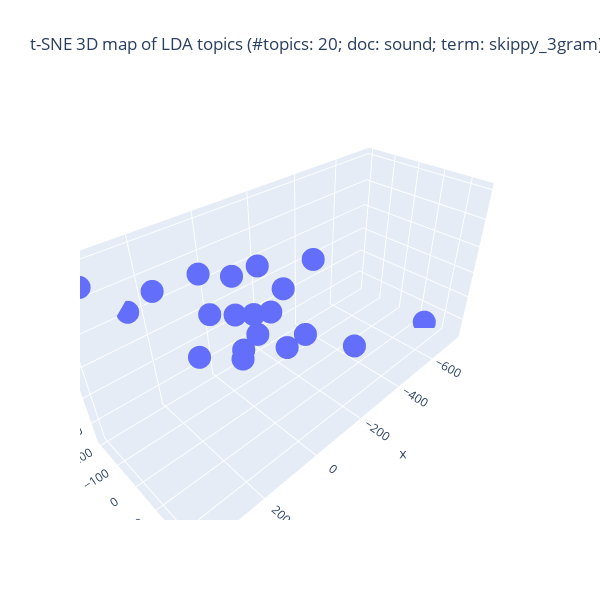

Write notebook code for a chart like this one.
### Code cell
## Plotlyを使って tSNE の結果の可視化 (3D)
import plotly.graph_objects as go
top_fitted = top_tSNE_3d_fitted
fig = go.Figure(data = [go.Scatter3d(
        x = top_fitted[:,0], y = top_fitted[:,1], z = top_fitted[:,2],
                                     mode = 'markers')
                                     ])

## 3D 散布図にラベルを追加する処理は未実装
title_val = f"t-SNE 3D map of LDA topics (#topics: {n_topics}; doc: {doc_attr}; term: {lda_term_type})"
fig.update_layout(autosize = False, width = 600, height = 600, title = title_val)
fig.show()

### Figure 1 — Plotly figure (JSON) as saved in the notebook; plotly's stock layout.template omitted (floating-point values rounded to 4 significant figures)
{"data": [{"mode": "markers", "type": "scatter3d", "x": [-141.9, -199.2, -55.9, -88.0, -76.07, -77.24, 73.74, 49.22, -63.26, 14.56, 208.4, -23.45, -745.0, 248.3, -157.1, 386.3, -16.45, 100.6, 123.7, 126.0], "y": [-5.881, 58.9, 170.5, 63.89, -68.83, -165.8, 60.47, -147.3, -23.32, -38.8, -117.4, -63.39, 139.3, -202.6, 258.7, -93.22, 79.33, 163.8, -79.44, 5.502], "z": [-1.293, 99.96, -25.94, -151.6, -92.71, 0.3325, -100.1, 70.23, 101.0, -33.1, 99.66, -198.0, -363.5, 11.65, -72.99, 203.3, 21.22, 56.92, -148.3, 47.56]}], "layout": {"autosize": false, "height": 600, "title": {"text": "t-SNE 3D map of LDA topics (#topics: 20; doc: sound; term: skippy_3gram)"}, "width": 600}}
